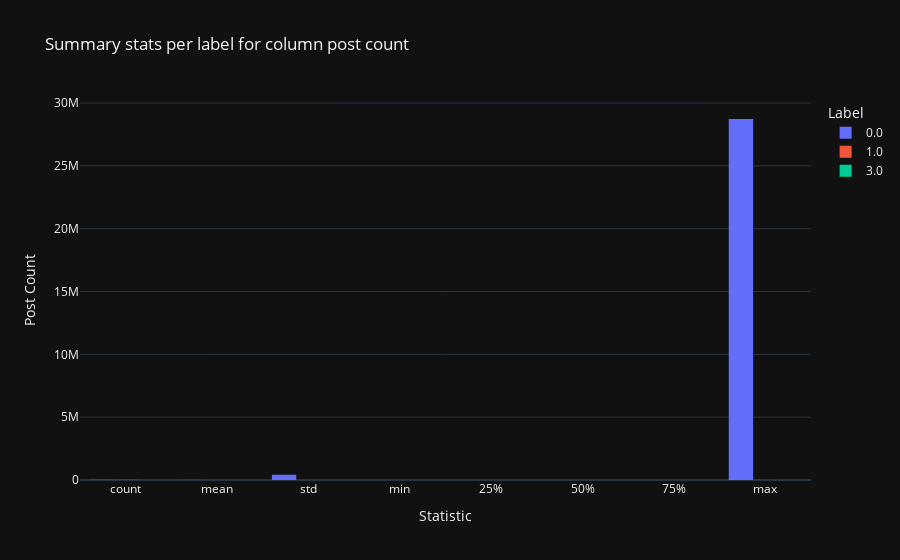

This figure's notebook cell:
### Markdown cell above
Same as for the follow_count, there is a difference in the distribution of the follower count. It varies less, with the upper fense of the bots in the IQR of the legit users, and lower than the IQR of the other bots. Very skewed distribution

### Code cell
# Describing column for each label
sub_df, fig = df_main.describe_column_by_colcat('post_count')

print('Posts count: ')
display(sub_df.style.format('{:,}'))
fig

### Figure 1 — Plotly figure (JSON) as saved in the notebook; plotly's stock layout.template omitted (floating-point values rounded to 4 significant figures)
{"data": [{"alignmentgroup": "True", "bingroup": "x", "histfunc": "sum", "hovertemplate": "Label=0.0<br>Statistic=%{x}<br>sum of value=%{y}<extra></extra>", "legendgroup": "0.0", "marker": {"color": "#636efa", "pattern": {"shape": ""}}, "name": "0.0", "offsetgroup": "0.0", "orientation": "v", "showlegend": true, "type": "histogram", "x": ["count", "mean", "std", "min", "25%", "50%", "75%", "max"], "xaxis": "x", "y": [18625, 6731, 420974, 0, 2, 12, 167, 28728400], "yaxis": "y"}, {"alignmentgroup": "True", "bingroup": "x", "histfunc": "sum", "hovertemplate": "Label=1.0<br>Statistic=%{x}<br>sum of value=%{y}<extra></extra>", "legendgroup": "1.0", "marker": {"color": "#EF553B", "pattern": {"shape": ""}}, "name": "1.0", "offsetgroup": "1.0", "orientation": "v", "showlegend": true, "type": "histogram", "x": ["count", "mean", "std", "min", "25%", "50%", "75%", "max"], "xaxis": "x", "y": [10931, 9, 75, 0, 0, 6, 9, 3233], "yaxis": "y"}, {"alignmentgroup": "True", "bingroup": "x", "histfunc": "sum", "hovertemplate": "Label=3.0<br>Statistic=%{x}<br>sum of value=%{y}<extra></extra>", "legendgroup": "3.0", "marker": {"color": "#00cc96", "pattern": {"shape": ""}}, "name": "3.0", "offsetgroup": "3.0", "orientation": "v", "showlegend": true, "type": "histogram", "x": ["count", "mean", "std", "min", "25%", "50%", "75%", "max"], "xaxis": "x", "y": [980, 18, 70, 0, 7, 11, 18, 1852], "yaxis": "y"}], "layout": {"barmode": "group", "legend": {"title": {"text": "Label"}, "tracegroupgap": 0}, "title": {"text": "Summary stats per label for column post count"}, "xaxis": {"anchor": "y", "domain": [0, 1], "title": {"text": "Statistic"}}, "yaxis": {"anchor": "x", "domain": [0, 1], "title": {"text": "Post Count"}}}}
